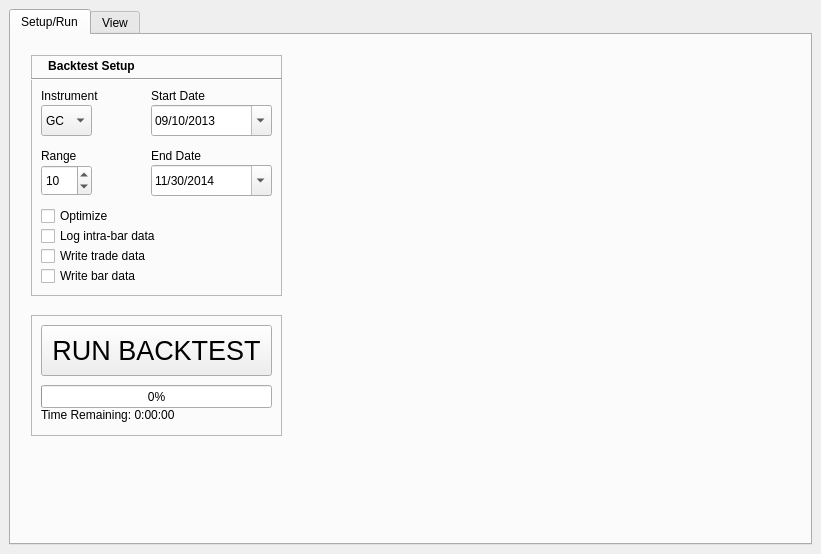
<?xml version="1.0" encoding="UTF-8"?>
<ui version="4.0">
 <class>MainWindow</class>
 <widget class="QMainWindow" name="MainWindow">
  <property name="geometry">
   <rect>
    <x>0</x>
    <y>0</y>
    <width>821</width>
    <height>554</height>
   </rect>
  </property>
  <property name="sizePolicy">
   <sizepolicy hsizetype="Maximum" vsizetype="Maximum">
    <horstretch>0</horstretch>
    <verstretch>0</verstretch>
   </sizepolicy>
  </property>
  <property name="windowTitle">
   <string>Futures Algorithm Development</string>
  </property>
  <widget class="QWidget" name="centralwidget">
   <layout class="QHBoxLayout" name="horizontalLayout">
    <item>
     <layout class="QVBoxLayout" name="verticalLayout">
      <item>
       <widget class="QTabWidget" name="tabWidget">
        <property name="tabPosition">
         <enum>QTabWidget::North</enum>
        </property>
        <property name="tabShape">
         <enum>QTabWidget::Rounded</enum>
        </property>
        <property name="currentIndex">
         <number>0</number>
        </property>
        <property name="elideMode">
         <enum>Qt::ElideNone</enum>
        </property>
        <widget class="QWidget" name="tab_backtest_setup_run">
         <attribute name="title">
          <string>Setup/Run</string>
         </attribute>
         <widget class="QFrame" name="frame">
          <property name="geometry">
           <rect>
            <x>20</x>
            <y>20</y>
            <width>251</width>
            <height>241</height>
           </rect>
          </property>
          <property name="frameShape">
           <enum>QFrame::StyledPanel</enum>
          </property>
          <property name="frameShadow">
           <enum>QFrame::Raised</enum>
          </property>
          <widget class="QComboBox" name="comboBox_instrument">
           <property name="geometry">
            <rect>
             <x>10</x>
             <y>50</y>
             <width>51</width>
             <height>31</height>
            </rect>
           </property>
           <item>
            <property name="text">
             <string>GC</string>
            </property>
           </item>
           <item>
            <property name="text">
             <string>CL</string>
            </property>
           </item>
           <item>
            <property name="text">
             <string>ZB</string>
            </property>
           </item>
          </widget>
          <widget class="QLabel" name="label">
           <property name="geometry">
            <rect>
             <x>10</x>
             <y>30</y>
             <width>81</width>
             <height>21</height>
            </rect>
           </property>
           <property name="text">
            <string>Instrument</string>
           </property>
           <property name="alignment">
            <set>Qt::AlignLeading|Qt::AlignLeft|Qt::AlignVCenter</set>
           </property>
          </widget>
          <widget class="QLabel" name="label_3">
           <property name="geometry">
            <rect>
             <x>10</x>
             <y>90</y>
             <width>81</width>
             <height>21</height>
            </rect>
           </property>
           <property name="text">
            <string>Range</string>
           </property>
           <property name="alignment">
            <set>Qt::AlignLeading|Qt::AlignLeft|Qt::AlignVCenter</set>
           </property>
          </widget>
          <widget class="QSpinBox" name="spinBox_range">
           <property name="geometry">
            <rect>
             <x>10</x>
             <y>110</y>
             <width>51</width>
             <height>31</height>
            </rect>
           </property>
           <property name="value">
            <number>10</number>
           </property>
          </widget>
          <widget class="QDateEdit" name="dateEdit_start_date">
           <property name="geometry">
            <rect>
             <x>120</x>
             <y>50</y>
             <width>121</width>
             <height>31</height>
            </rect>
           </property>
           <property name="displayFormat">
            <string>MM/dd/yyyy</string>
           </property>
           <property name="calendarPopup">
            <bool>true</bool>
           </property>
           <property name="date">
            <date>
             <year>2013</year>
             <month>9</month>
             <day>10</day>
            </date>
           </property>
          </widget>
          <widget class="QLabel" name="label_4">
           <property name="geometry">
            <rect>
             <x>120</x>
             <y>30</y>
             <width>81</width>
             <height>21</height>
            </rect>
           </property>
           <property name="text">
            <string>Start Date</string>
           </property>
           <property name="alignment">
            <set>Qt::AlignLeading|Qt::AlignLeft|Qt::AlignVCenter</set>
           </property>
          </widget>
          <widget class="QLabel" name="label_5">
           <property name="geometry">
            <rect>
             <x>120</x>
             <y>90</y>
             <width>81</width>
             <height>21</height>
            </rect>
           </property>
           <property name="text">
            <string>End Date</string>
           </property>
           <property name="alignment">
            <set>Qt::AlignLeading|Qt::AlignLeft|Qt::AlignVCenter</set>
           </property>
          </widget>
          <widget class="QDateEdit" name="dateEdit_end_date">
           <property name="geometry">
            <rect>
             <x>120</x>
             <y>110</y>
             <width>121</width>
             <height>31</height>
            </rect>
           </property>
           <property name="displayFormat">
            <string>MM/dd/yyyy</string>
           </property>
           <property name="calendarPopup">
            <bool>true</bool>
           </property>
           <property name="date">
            <date>
             <year>2014</year>
             <month>11</month>
             <day>30</day>
            </date>
           </property>
          </widget>
          <widget class="QCheckBox" name="checkBox_optimize">
           <property name="geometry">
            <rect>
             <x>10</x>
             <y>150</y>
             <width>97</width>
             <height>22</height>
            </rect>
           </property>
           <property name="text">
            <string>Optimize</string>
           </property>
           <property name="checked">
            <bool>false</bool>
           </property>
          </widget>
          <widget class="QCheckBox" name="checkBox_log_intrabar_data">
           <property name="geometry">
            <rect>
             <x>10</x>
             <y>170</y>
             <width>151</width>
             <height>22</height>
            </rect>
           </property>
           <property name="text">
            <string>Log intra-bar data</string>
           </property>
           <property name="checked">
            <bool>false</bool>
           </property>
          </widget>
          <widget class="QCheckBox" name="checkBox_write_trade_data">
           <property name="geometry">
            <rect>
             <x>10</x>
             <y>190</y>
             <width>151</width>
             <height>22</height>
            </rect>
           </property>
           <property name="text">
            <string>Write trade data</string>
           </property>
          </widget>
          <widget class="QCheckBox" name="checkBox_write_bar_data">
           <property name="geometry">
            <rect>
             <x>10</x>
             <y>210</y>
             <width>151</width>
             <height>22</height>
            </rect>
           </property>
           <property name="text">
            <string>Write bar data</string>
           </property>
          </widget>
          <widget class="Line" name="line">
           <property name="geometry">
            <rect>
             <x>0</x>
             <y>16</y>
             <width>251</width>
             <height>16</height>
            </rect>
           </property>
           <property name="orientation">
            <enum>Qt::Horizontal</enum>
           </property>
          </widget>
          <widget class="QLabel" name="label_2">
           <property name="geometry">
            <rect>
             <x>0</x>
             <y>0</y>
             <width>121</width>
             <height>21</height>
            </rect>
           </property>
           <property name="font">
            <font>
             <weight>75</weight>
             <italic>false</italic>
             <bold>true</bold>
             <underline>false</underline>
            </font>
           </property>
           <property name="text">
            <string>Backtest Setup</string>
           </property>
           <property name="alignment">
            <set>Qt::AlignCenter</set>
           </property>
          </widget>
         </widget>
         <widget class="QFrame" name="frame_2">
          <property name="geometry">
           <rect>
            <x>20</x>
            <y>280</y>
            <width>251</width>
            <height>121</height>
           </rect>
          </property>
          <property name="frameShape">
           <enum>QFrame::StyledPanel</enum>
          </property>
          <property name="frameShadow">
           <enum>QFrame::Raised</enum>
          </property>
          <widget class="QPushButton" name="pushButton_run_backtest">
           <property name="geometry">
            <rect>
             <x>10</x>
             <y>10</y>
             <width>231</width>
             <height>51</height>
            </rect>
           </property>
           <property name="sizePolicy">
            <sizepolicy hsizetype="Minimum" vsizetype="Fixed">
             <horstretch>0</horstretch>
             <verstretch>0</verstretch>
            </sizepolicy>
           </property>
           <property name="font">
            <font>
             <pointsize>20</pointsize>
             <kerning>true</kerning>
            </font>
           </property>
           <property name="text">
            <string>RUN BACKTEST</string>
           </property>
          </widget>
          <widget class="QProgressBar" name="progressBar_backtest">
           <property name="geometry">
            <rect>
             <x>10</x>
             <y>70</y>
             <width>231</width>
             <height>23</height>
            </rect>
           </property>
           <property name="font">
            <font>
             <family>Ubuntu</family>
            </font>
           </property>
           <property name="value">
            <number>0</number>
           </property>
          </widget>
          <widget class="QLabel" name="label_time_remaining">
           <property name="geometry">
            <rect>
             <x>10</x>
             <y>90</y>
             <width>221</width>
             <height>20</height>
            </rect>
           </property>
           <property name="text">
            <string>Time Remaining: 0:00:00</string>
           </property>
           <property name="alignment">
            <set>Qt::AlignLeading|Qt::AlignLeft|Qt::AlignVCenter</set>
           </property>
          </widget>
         </widget>
        </widget>
        <widget class="QWidget" name="tab_backtest_view">
         <attribute name="title">
          <string>View</string>
         </attribute>
         <layout class="QHBoxLayout" name="horizontalLayout_2">
          <item>
           <layout class="QVBoxLayout" name="verticalLayout_2">
            <item>
             <widget class="QLabel" name="label_view_date">
              <property name="sizePolicy">
               <sizepolicy hsizetype="Preferred" vsizetype="Fixed">
                <horstretch>0</horstretch>
                <verstretch>0</verstretch>
               </sizepolicy>
              </property>
              <property name="text">
               <string>DATE     </string>
              </property>
              <property name="alignment">
               <set>Qt::AlignRight|Qt::AlignTrailing|Qt::AlignVCenter</set>
              </property>
             </widget>
            </item>
            <item>
             <widget class="MplWidget" name="mpl" native="true">
              <property name="sizePolicy">
               <sizepolicy hsizetype="Preferred" vsizetype="Preferred">
                <horstretch>0</horstretch>
                <verstretch>0</verstretch>
               </sizepolicy>
              </property>
              <zorder>horizontalScrollBar_range_bar</zorder>
             </widget>
            </item>
            <item>
             <widget class="QScrollBar" name="horizontalScrollBar_range_bar">
              <property name="sizePolicy">
               <sizepolicy hsizetype="Preferred" vsizetype="Fixed">
                <horstretch>0</horstretch>
                <verstretch>0</verstretch>
               </sizepolicy>
              </property>
              <property name="minimumSize">
               <size>
                <width>0</width>
                <height>20</height>
               </size>
              </property>
              <property name="font">
               <font>
                <pointsize>11</pointsize>
               </font>
              </property>
              <property name="value">
               <number>99</number>
              </property>
              <property name="sliderPosition">
               <number>99</number>
              </property>
              <property name="orientation">
               <enum>Qt::Horizontal</enum>
              </property>
              <property name="invertedAppearance">
               <bool>false</bool>
              </property>
              <property name="invertedControls">
               <bool>true</bool>
              </property>
             </widget>
            </item>
           </layout>
          </item>
         </layout>
        </widget>
       </widget>
      </item>
     </layout>
    </item>
   </layout>
  </widget>
  <action name="actionSetup_Run">
   <property name="text">
    <string>Setup/Run</string>
   </property>
  </action>
  <action name="actionView">
   <property name="text">
    <string>View</string>
   </property>
  </action>
 </widget>
 <customwidgets>
  <customwidget>
   <class>MplWidget</class>
   <extends>QWidget</extends>
   <header>mplwidget.h</header>
   <container>1</container>
  </customwidget>
 </customwidgets>
 <resources/>
 <connections/>
</ui>
